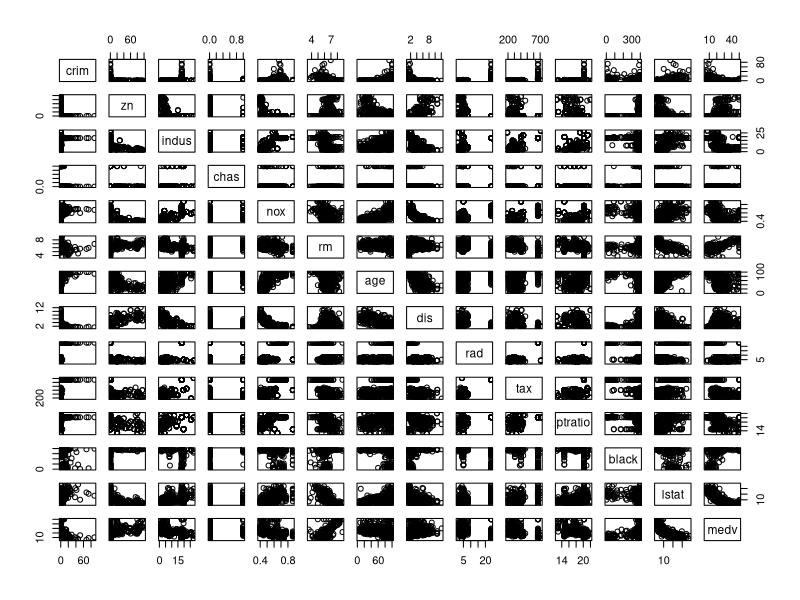
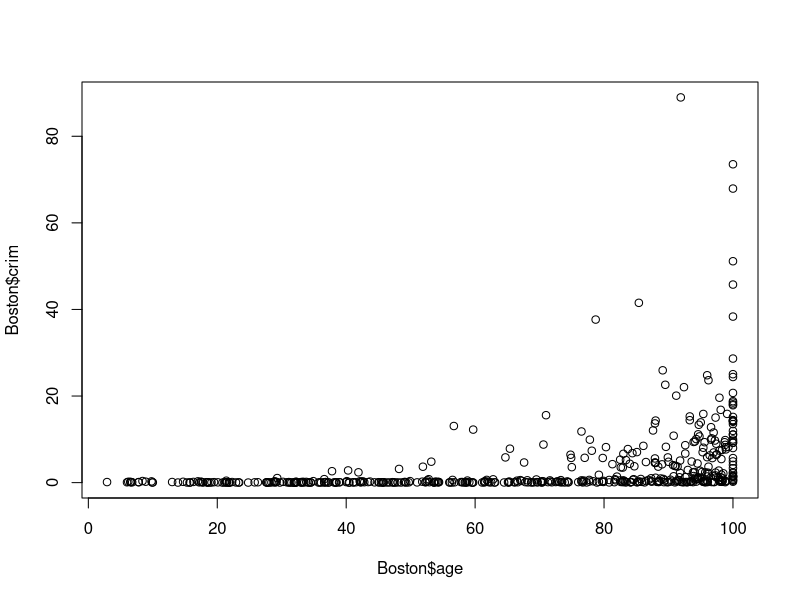
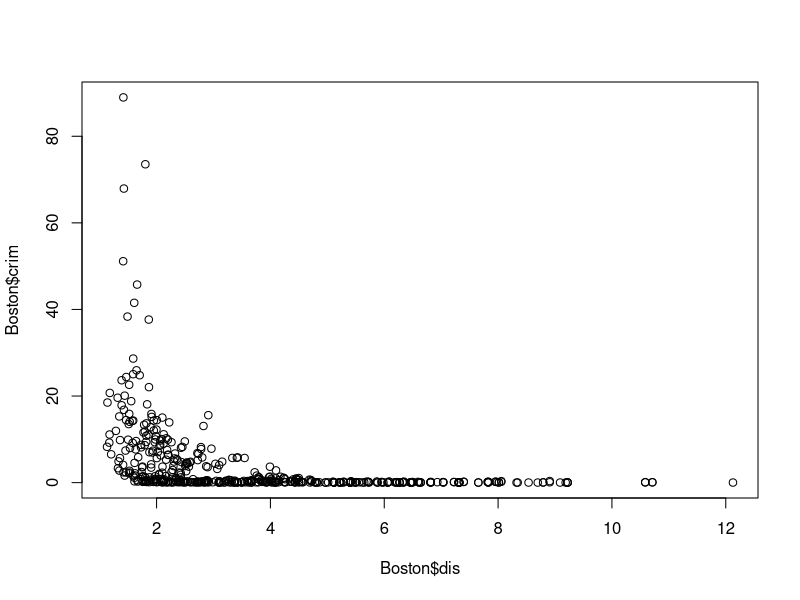
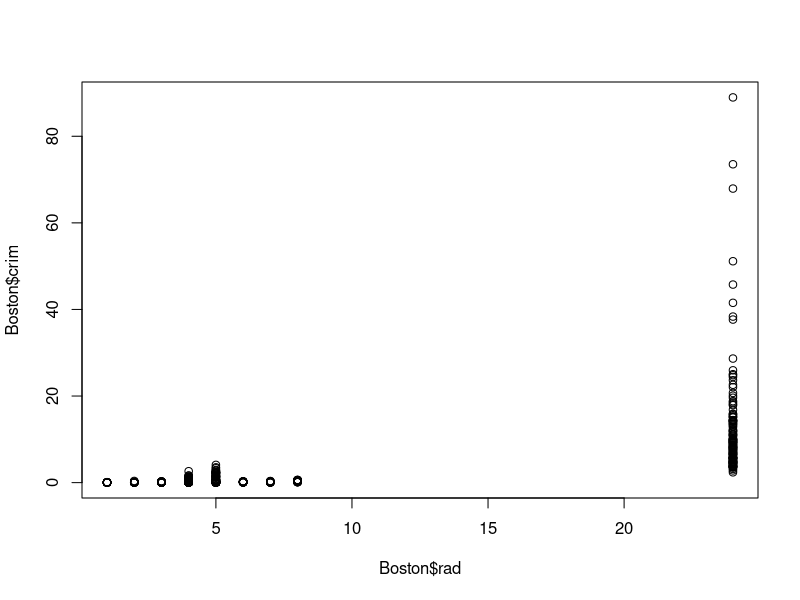
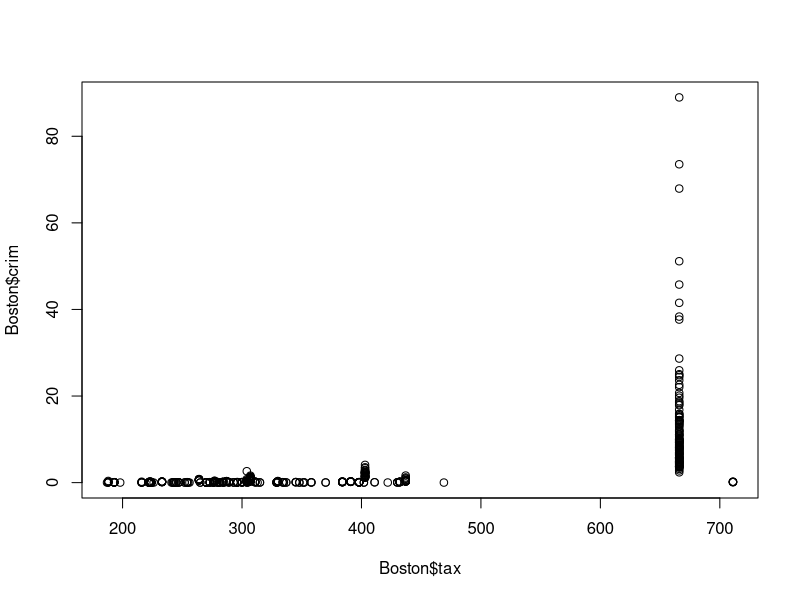
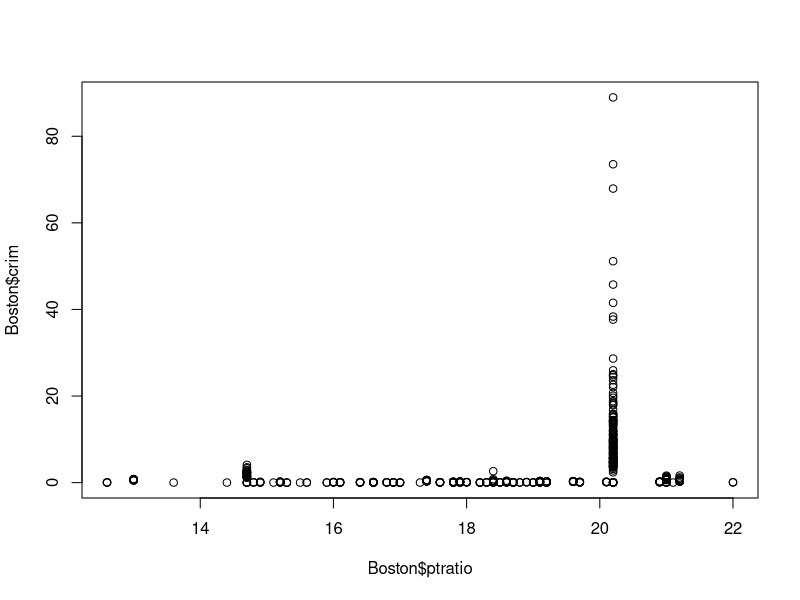
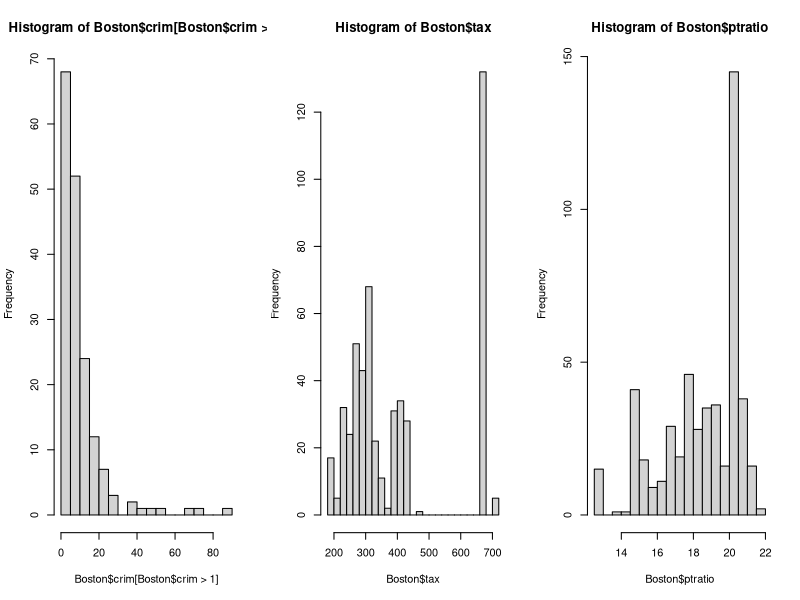

Generate these figures, in order, with R:
library(MASS)
?Boston
dim(Boston)
names(Boston)
pairs(Boston)

par(mfrow=c(1,1))
plot(Boston$age, Boston$crim)
# Older homes, more crime
plot(Boston$dis, Boston$crim)
# Closer to work-area, more crime
plot(Boston$rad, Boston$crim)
# Higher index of accessibility to radial highways, more crime
plot(Boston$tax, Boston$crim)
# Higher tax rate, more crime
plot(Boston$ptratio, Boston$crim)
# Higher pupil:teacher ratio, more crime

par(mfrow=c(1,3))
hist(Boston$crim[Boston$crim>1], breaks=25)
# most cities have low crime rates, but there is a long tail: 18 suburbs appear
# to have a crime rate > 20, reaching to above 80
hist(Boston$tax, breaks=25)
# there is a large divide between suburbs with low tax rates and a peak at 660-680
hist(Boston$ptratio, breaks=25)
# a skew towards high ratios, but no particularly high ratios

dim(subset(Boston, chas == 1))
sum(Boston$chas == 1)
# 35 suburbs by Charles

median(Boston$ptratio)

# there are two towns with lowest medv value of 5
seltown <- subset(Boston, Boston$medv == min(Boston$medv))
# overall quartiles and range of predictors
sapply(Boston, quantile)

nrow(Boston[Boston$rm > 7,])  # 64 with > 7 rooms
sum(Boston$rm > 7)
nrow(Boston[Boston$rm > 8,])  # 13 with > 8 rooms

rbind(sapply(Boston[Boston$rm > 8,], mean), sapply(Boston, median))
#crim rates are higher (almost 3X)
#higher proportion of 25K sq ft lots
#much lower `lstat` value
#higher `medv` value